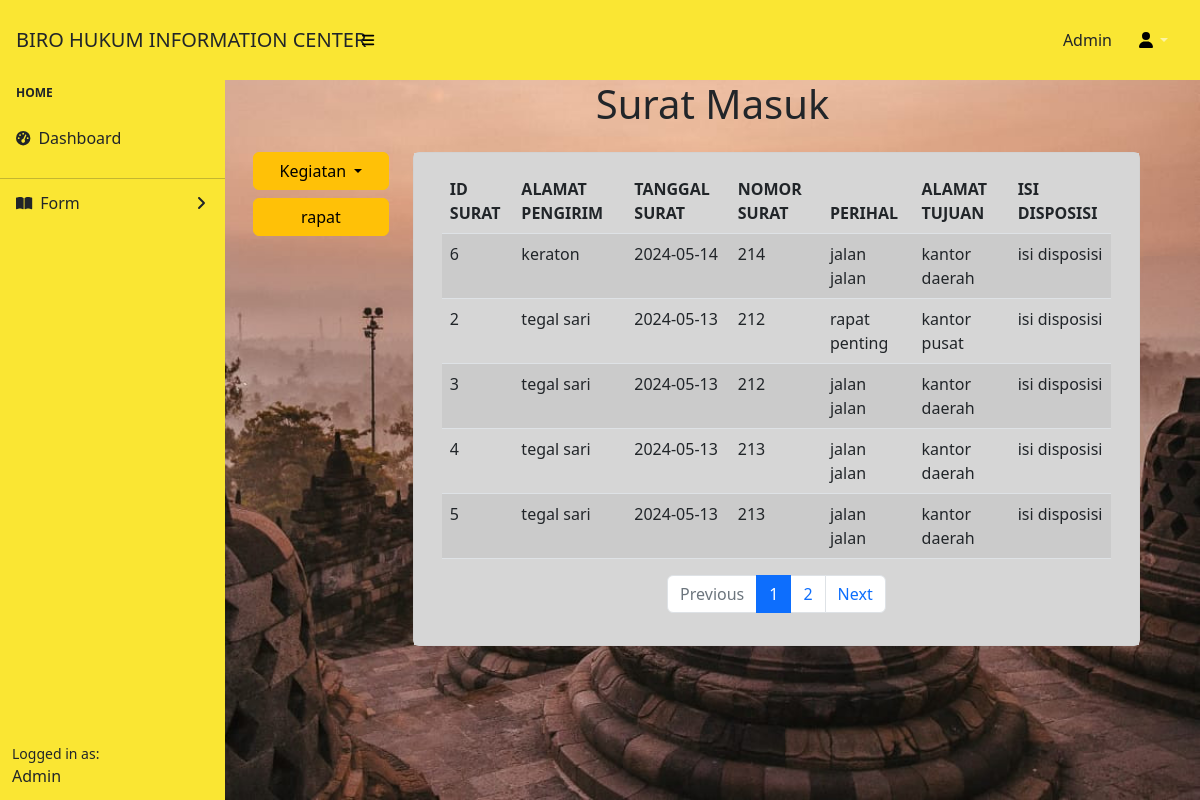
/features/surat_masuk.php, run on the app's committed database.
### tables this page shows
CREATE TABLE `surat_masuk` (
  `id_surat` int(30) NOT NULL,
  `alamat_pengirim` varchar(50) NOT NULL,
  `tanggal_surat` varchar(10) NOT NULL,
  `nomor_surat` varchar(10) NOT NULL,
  `perihal` varchar(30) NOT NULL,
  `alamat_tujuan` varchar(40) NOT NULL,
  `isi_disposisi` varchar(50) NOT NULL,
  `keterangan` varchar(100) NOT NULL
);

### features/dom/surat-masuk.php (the view, shortened to what this page needs)
<?php
include 'koneksi.php';
$items_per_page = 5;
$page = isset($_GET['page']) ? (int)$_GET['page'] : 1;
$offset = ($page - 1) * $items_per_page;
$query = "SELECT id_surat, alamat_pengirim, tanggal_surat, nomor_surat, perihal, alamat_tujuan, isi_disposisi
          FROM surat_masuk
          ORDER BY tanggal_surat DESC
          LIMIT $items_per_page OFFSET $offset";
$hasil = mysqli_query($koneksi, $query);
$total_query = "SELECT COUNT(*) AS total FROM surat_masuk";
$total_result = mysqli_query($koneksi, $total_query);
if ($total_result) {
    $total_row = mysqli_fetch_assoc($total_result);
    $total_items = $total_row['total'];
    $total_pages = ceil($total_items / $items_per_page);
} else {
    $total_items = 0;
    $total_pages = 1;
}
echo '<div class="container">';
if (mysqli_num_rows($hasil) > 0) {
    echo '<table class="table table-striped">';
    echo '<thead>';
    echo '  <tr>';
    echo '    <th>ID SURAT</th>';
    echo '    <th>ALAMAT PENGIRIM</th>';
    echo '    <th>TANGGAL SURAT</th>';
    echo '    <th>NOMOR SURAT</th>';
    echo '    <th>PERIHAL</th>';
    echo '    <th>ALAMAT TUJUAN</th>';
    echo '    <th>ISI DISPOSISI</th>';
    echo '  </tr>';
    echo '</thead>';
    echo '<tbody>';
    while ($row = mysqli_fetch_assoc($hasil)) {
        echo '<tr>';
        echo "  <td>{$row['id_surat']}</td>";
        echo "  <td>{$row['alamat_pengirim']}</td>";
        echo "  <td>{$row['tanggal_surat']}</td>";
        echo "  <td>{$row['nomor_surat']}</td>";
        echo "  <td>{$row['perihal']}</td>";
        echo "  <td>{$row['alamat_tujuan']}</td>";
        echo "  <td>{$row['isi_disposisi']}</td>";
        echo '</tr>';
    }
    echo '</tbody>';
    echo '</table>';
    echo '<nav aria-label="Page navigation">';
    echo '  <ul class="pagination d-flex justify-content-center">';
    if ($page > 1) {
        $previous_page = $page - 1;
        echo "    <li class='page-item'><a class='page-link' href='surat_masuk.php?page=$previous_page'>Previous</a></li>";
    } else {
        echo "    <li class='page-item disabled'><a class='page-link'>Previous</a></li>";
    }
    for ($i = 1; $i <= $total_pages; $i++) {
        $active = ($i === $page) ? 'active' : '';
        echo "    <li class='page-item $active'><a class='page-link' href='surat_masuk.php?page=$i'>$i</a></li>";
    }
    if ($page < $total_pages) {
        $next_page = $page + 1;
        echo "    <li class='page-item'><a class='page-link' href='surat_masuk.php?page=$next_page'>Next</a></li>";
    } else {
        echo "    <li class='page-item disabled'><a class='page-link'>Next</a></li>";
    }
    echo '  </ul>';
    echo '</nav>';
} else {
    echo "Tidak ada data surat masuk yang ditemukan.";
}
echo '</div>';

### data on the page
surat_masuk: id_surat "6", alamat_pengirim "keraton", tanggal_surat "2024-05-14", nomor_surat "214", perihal "jalan jalan", alamat_tujuan "kantor daerah", isi_disposisi "isi disposisi"
surat_masuk: id_surat "2", alamat_pengirim "tegal sari", tanggal_surat "2024-05-13", nomor_surat "212", perihal "rapat penting", alamat_tujuan "kantor pusat", isi_disposisi "isi disposisi"
surat_masuk: id_surat "3", alamat_pengirim "tegal sari", tanggal_surat "2024-05-13", nomor_surat "212", perihal "jalan jalan", alamat_tujuan "kantor daerah", isi_disposisi "isi disposisi"
surat_masuk: id_surat "4", alamat_pengirim "tegal sari", tanggal_surat "2024-05-13", nomor_surat "213", perihal "jalan jalan", alamat_tujuan "kantor daerah", isi_disposisi "isi disposisi"
surat_masuk: id_surat "5", alamat_pengirim "tegal sari", tanggal_surat "2024-05-13", nomor_surat "213", perihal "jalan jalan", alamat_tujuan "kantor daerah", isi_disposisi "isi disposisi"
